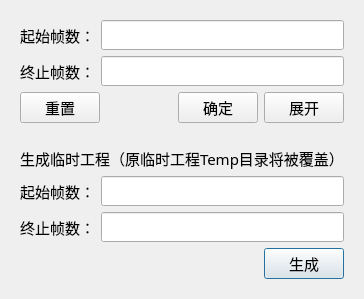
<?xml version="1.0" encoding="UTF-8"?>
<ui version="4.0">
 <class>SetValidFrames</class>
 <widget class="QDialog" name="SetValidFrames">
  <property name="geometry">
   <rect>
    <x>0</x>
    <y>0</y>
    <width>361</width>
    <height>284</height>
   </rect>
  </property>
  <property name="windowTitle">
   <string>采集文件信息校正-设置有效帧范围</string>
  </property>
  <property name="windowIcon">
   <iconset resource="../../resource/gui/icons.qrc">
    <normaloff>:/image/icon.png</normaloff>:/image/icon.png</iconset>
  </property>
  <layout class="QGridLayout" name="gridLayout_4">
   <item row="1" column="0">
    <widget class="QWidget" name="widget" native="true">
     <layout class="QGridLayout" name="gridLayout_3">
      <item row="2" column="0">
       <layout class="QHBoxLayout" name="horizontalLayout_6">
        <item>
         <spacer name="horizontalSpacer_2">
          <property name="orientation">
           <enum>Qt::Horizontal</enum>
          </property>
          <property name="sizeHint" stdset="0">
           <size>
            <width>78</width>
            <height>20</height>
           </size>
          </property>
         </spacer>
        </item>
        <item>
         <widget class="QPushButton" name="createTempProjectButton">
          <property name="font">
           <font>
            <family>微软雅黑</family>
            <pointsize>11</pointsize>
           </font>
          </property>
          <property name="text">
           <string>生成</string>
          </property>
          <property name="icon">
           <iconset resource="../../resource/gui/icons.qrc">
            <normaloff>:/image/tick.png</normaloff>:/image/tick.png</iconset>
          </property>
         </widget>
        </item>
       </layout>
      </item>
      <item row="1" column="0">
       <layout class="QGridLayout" name="gridLayout_2">
        <item row="0" column="0">
         <layout class="QHBoxLayout" name="horizontalLayout_3">
          <item>
           <widget class="QLabel" name="label_3">
            <property name="font">
             <font>
              <family>微软雅黑</family>
              <pointsize>11</pointsize>
             </font>
            </property>
            <property name="text">
             <string>起始帧数：</string>
            </property>
           </widget>
          </item>
          <item>
           <widget class="QLineEdit" name="lineEdit_3">
            <property name="font">
             <font>
              <family>微软雅黑</family>
              <pointsize>11</pointsize>
             </font>
            </property>
           </widget>
          </item>
         </layout>
        </item>
        <item row="1" column="0">
         <layout class="QHBoxLayout" name="horizontalLayout_4">
          <item>
           <widget class="QLabel" name="label_4">
            <property name="font">
             <font>
              <family>微软雅黑</family>
              <pointsize>11</pointsize>
             </font>
            </property>
            <property name="text">
             <string>终止帧数：</string>
            </property>
           </widget>
          </item>
          <item>
           <widget class="QLineEdit" name="lineEdit_4">
            <property name="font">
             <font>
              <family>微软雅黑</family>
              <pointsize>11</pointsize>
             </font>
            </property>
           </widget>
          </item>
         </layout>
        </item>
       </layout>
      </item>
      <item row="0" column="0">
       <widget class="QLabel" name="label_5">
        <property name="font">
         <font>
          <family>微软雅黑</family>
          <pointsize>11</pointsize>
         </font>
        </property>
        <property name="text">
         <string>生成临时工程（原临时工程Temp目录将被覆盖）</string>
        </property>
       </widget>
      </item>
     </layout>
    </widget>
   </item>
   <item row="0" column="0">
    <widget class="QWidget" name="widget_2" native="true">
     <layout class="QGridLayout" name="gridLayout_5">
      <item row="0" column="0">
       <layout class="QHBoxLayout" name="horizontalLayout">
        <item>
         <widget class="QLabel" name="label">
          <property name="font">
           <font>
            <family>微软雅黑</family>
            <pointsize>11</pointsize>
           </font>
          </property>
          <property name="text">
           <string>起始帧数：</string>
          </property>
         </widget>
        </item>
        <item>
         <widget class="QLineEdit" name="lineEdit">
          <property name="font">
           <font>
            <family>微软雅黑</family>
            <pointsize>11</pointsize>
           </font>
          </property>
         </widget>
        </item>
       </layout>
      </item>
      <item row="1" column="0">
       <layout class="QHBoxLayout" name="horizontalLayout_2">
        <item>
         <widget class="QLabel" name="label_2">
          <property name="font">
           <font>
            <family>微软雅黑</family>
            <pointsize>11</pointsize>
           </font>
          </property>
          <property name="text">
           <string>终止帧数：</string>
          </property>
         </widget>
        </item>
        <item>
         <widget class="QLineEdit" name="lineEdit_2">
          <property name="font">
           <font>
            <family>微软雅黑</family>
            <pointsize>11</pointsize>
           </font>
          </property>
         </widget>
        </item>
       </layout>
      </item>
      <item row="2" column="0">
       <layout class="QHBoxLayout" name="horizontalLayout_5">
        <item>
         <widget class="QPushButton" name="pushButton_3">
          <property name="font">
           <font>
            <family>微软雅黑</family>
            <pointsize>11</pointsize>
           </font>
          </property>
          <property name="text">
           <string>重置</string>
          </property>
          <property name="icon">
           <iconset resource="../../resource/gui/icons.qrc">
            <normaloff>:/image/reset.png</normaloff>:/image/reset.png</iconset>
          </property>
         </widget>
        </item>
        <item>
         <spacer name="horizontalSpacer">
          <property name="orientation">
           <enum>Qt::Horizontal</enum>
          </property>
          <property name="sizeHint" stdset="0">
           <size>
            <width>78</width>
            <height>20</height>
           </size>
          </property>
         </spacer>
        </item>
        <item>
         <widget class="QPushButton" name="pushButton">
          <property name="font">
           <font>
            <family>微软雅黑</family>
            <pointsize>11</pointsize>
           </font>
          </property>
          <property name="text">
           <string>确定</string>
          </property>
          <property name="icon">
           <iconset resource="../../resource/gui/icons.qrc">
            <normaloff>:/image/tick.png</normaloff>:/image/tick.png</iconset>
          </property>
         </widget>
        </item>
        <item>
         <widget class="QPushButton" name="showButton">
          <property name="font">
           <font>
            <family>微软雅黑</family>
            <pointsize>11</pointsize>
           </font>
          </property>
          <property name="text">
           <string>展开</string>
          </property>
          <property name="icon">
           <iconset resource="../../resource/gui/icons.qrc">
            <normaloff>:/image/arrow.png</normaloff>:/image/arrow.png</iconset>
          </property>
          <property name="checkable">
           <bool>true</bool>
          </property>
         </widget>
        </item>
       </layout>
      </item>
     </layout>
    </widget>
   </item>
  </layout>
 </widget>
 <resources>
  <include location="../../resource/gui/icons.qrc"/>
 </resources>
 <connections/>
</ui>
